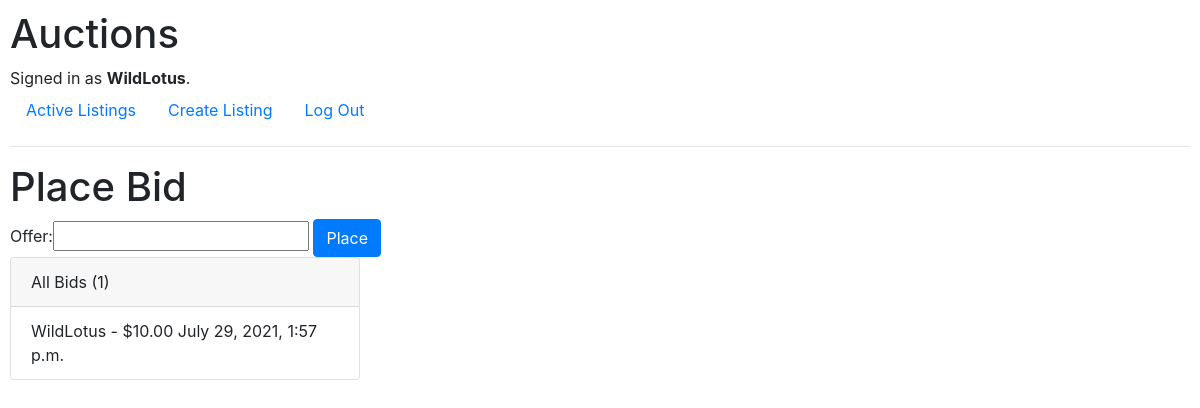
/4/bid (signed in), run on the app's committed database.
### auctions/models.py (models this page shows, shortened)
class User(AbstractUser):
    pass

class Bid(models.Model):
    listing = models.ForeignKey(Listing, on_delete=models.CASCADE, related_name="bids")
    author = models.ForeignKey(User, on_delete=models.CASCADE, null=True)
    offer = models.DecimalField(decimal_places=2, max_digits=5)
    date = models.DateTimeField(auto_now_add=True, null=True)

### auctions/views.py (the view)
# urls.py: path('<int:listing_id>/bid', views.bid, name="bid"),
def bid(request, listing_id):
    listing = Listing.objects.get(pk=listing_id)
    bids = Bid.objects.filter(listing=listing)
    bid_count = bids.count()
    form = NewBidForm(request.POST)
    if form.is_valid():
        offer = float(request.POST['offer'])
        if is_valid(offer, listing):
            newBid = form.save(commit=False)
            listing.current_bid = offer
            newBid.listing = listing
            newBid.author = request.user
            newBid.save()
            listing.save()
            return HttpResponseRedirect(reverse("bid", args=[listing_id]))
        else:
            return render(request, "auctions/bid.html", {
                "listing": listing,
                "form": NewBidForm(),
                "value_error": True,
                "bid_count": bid_count
            })
    else:
        return render(request, "auctions/bid.html", {
            "form": NewBidForm(),
            "listing": listing,
            "bid_count": bid_count
        })

### auctions/forms.py
class NewBidForm(ModelForm):
    class Meta:
        model = Bid
        fields = ['offer']

### auctions/templates/auctions/bid.html (shortened to what this page needs)
{% extends 'auctions/layout.html' %}
{% block body %}
    {% if user.is_authenticated and listing.author != user %}
        <h1>Place Bid</h1>
        <form action="" method="POST">
            {{ form }}
            <button type="submit" class="btn btn-primary">Place</button>
        </form>
        <div class="card" style="width: 350px">
            <div class="card-header">All Bids ({{ bid_count }})</div>
            {% for bid in listing.bids.all %}
                <ul class="list-group list-group-flush">
                    <li class="list-group-item">{{ bid.author }} - ${{ bid.offer }} {{ bid.date }}</li>
                    {% empty %}
                <li class="list-group-item">No bids has been placed yet.</li>
                </ul>
            {% endfor %}
          </div>
    {% else %}
    <div class="alert alert-danger" role="alert">
        You can't bid on this item because you are the creator of that listing!
    </div>
    {% endif %}
{% endblock body %}

### auctions/templates/auctions/layout.html (shortened to what this page needs)
{% load static %}
<!DOCTYPE html>
<html lang="en">
    <head>
        <link rel="stylesheet" href="https://stackpath.bootstrapcdn.com/bootstrap/4.4.1/css/bootstrap.min.css">
        <link href="{% static 'auctions/styles.css' %}" rel="stylesheet">
        <link rel="stylesheet" href="{% static 'auctions/listing.html' %}">
    </head>
    <body>
        <h1>Auctions</h1>
        <div>
            {% if user.is_authenticated %}
                Signed in as <strong>{{ user.username }}</strong>.
            {% else %}
                Not signed in.
            {% endif %}
        </div>
        <ul class="nav">
            <li class="nav-item">
                <a class="nav-link" href="{% url 'index' %}">Active Listings</a>
            </li>
            <li class="nav-item">
                <a class="nav-link" href="{% url 'new' %}">Create Listing</a>
            </li>
            {% if user.is_authenticated %}
                <li class="nav-item">
                    <a class="nav-link" href="{% url 'logout' %}">Log Out</a>
                </li>
            {% endif %}
        </ul>
        <hr>
        {% block body %}
        {% endblock %}
    </body>
</html>

### auctions/static/auctions/styles.css (style rules this page uses)
body { padding: 10px; }

### data on the page
User: username "WildLotus"
Bid: author "WildLotus", offer "10.00", date "July 29, 2021, 1:57 p.m."

### other printed values
{{ bid_count }} "1"
